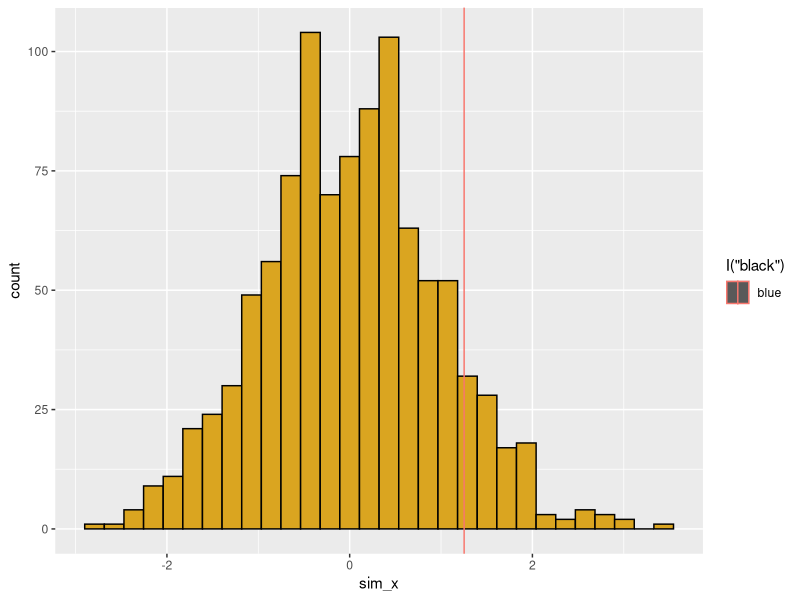

Source code (R): (Note: this script raises an error after producing the figure.)
# -----------------------------------------------------
# Homework 10 
# 06 Apr 2021
# EKG
# -----------------------------------------------------
#
my_vec <- c(rep(0,8),1,3,5)
my_vec <- sample(my_vec)
my_vec

# Using a for loop, write a function to calculate the number of zeroes in a numeric vector. Before entering the loop, set up a counter variable counter <- 0. Inside the loop, add 1 to counter each time you have a zero in the matrix. Finally, use return(counter) for the output.

# -----------------------------------------------------
# FUNCTION zeroes_vector
# description: calculates the number of zeroes in a numeric vector
# inputs: vector containing numerics
# outputs: counter displaying number of zeroes in vector
#######################################################
zeroes_vector <- function(x=NULL) {
if(is.null(x)) {
  my_vec <- c(rep(0,8),1,3,5)
  my_vec <- sample(my_vec)
} # end of if statement
  
counter <- 0
for (i in seq_along(my_vec)) {
  if (my_vec[i]==0) {
    counter <- counter + 1
}  # end of if statement
} # end of for loop
  
  return(counter)
} # end of zeroes_vector
# -----------------------------------------------------
zeroes_vector()

# zeroes_vector function is a sucess!

# Use subsetting instead of a loop to rewrite the function as a single line of code.

# -----------------------------------------------------
# FUNCTION zeroes_vec_new 
# description counts the number of zeroes in a vector
# inputs: vector of any length of numerics
# outputs: counter of the number of zeroes in your vector
#######################################################
zeroes_vec_new <- function(x=NULL) {
  if(is.null(x)) {
    my_vec <- c(rep(0,8),1,3,5)
    my_vec <- sample(my_vec)
  } # end of if statement
# function body

counter <- sum((my_vec)[]==0)
return(counter)

} # end of zeroes_vec_new
# -----------------------------------------------------
zeroes_vec_new()

# new function works as well!

# Write a function that takes as input two integers representing the number of rows and columns in a matrix. The output is a matrix of these dimensions in which each element is the product of the row number x the column number.

# -----------------------------------------------------
# FUNCTION product_matrix 
# description: produced as matrix of given dimension which each element is the product of the row number and column number.
# inputs: two integers representing the number of rows and columns in a matrix.
# outputs: matrix of dimensions where each element is the product of the row number and column number.
#######################################################
product_matrix <- function(n=4,c=4) {
  my_mat <- matrix(NA, nrow=n, ncol=c)
  for (i in 1:nrow(my_mat)) { 
    for(j in 1:ncol(my_mat)) { 
      my_mat[i,j] <- i*j
    } 
  } 
# function body

return(my_mat)

} # end of product_matrix
# -----------------------------------------------------
product_matrix()

# Use the code from the April 8th lecture (Randomization Tests) to design and conduct a randomization test for some of your own data. You will need to modify the functions that read in the data, calculate the metric, and randomize the data. Once those are set up, the program should run correctly calling your new functions. Also, to make your analysis fully repeatable, make sure you set the random number seed at the beginning (use either set.seed() in base R, or char2seed in the TeachingDemos package

# Preliminaries ----------------------------------

library(ggplot2)
library(TeachingDemos)

set.seed(100)
char2seed("espresso withdrawal")
options(digits=10) # optional
char2seed("espresso withdrawal",set=FALSE)

# create treatment groups
trt_group <- c(rep("BoatPresent",5),rep("BoatAbsent",5))
print(trt_group)

# create response variable
z <- c(runif(5) + 10, runif(5) + 2)
print(z)

# combine vectors into a data frame
df <- data.frame(trt=trt_group,res=z)
print(df)

# look at means in the two groups
obs <- tapply(df$res,df$trt,mean)
print(obs)

# create a simulated data set

# set up a new data frame
df_sim <- df
df_sim$res <- sample(df_sim$res)
print(df_sim)

# look at mean in the to groups of randomized data
sim <- tapply(df_sim$res,df_sim$trt,mean)
print(sim)

# build functions ----------------------------------

# -----------------------------------------------------
# FUNCTION read_data 
# description read in (or generate) data set for analysis
# inputs: file name (or nothing, as in this demo)
# outputs: column data frame of observed data (ID,x,y)
#######################################################
read_data <- function(z=NULL) {
  if(is.null(z)) {
    boatpresence <- 1:20
    modulation <- boatpresence + 10*rnorm(20)
    df <- data.frame(ID=seq_along(boatpresence),
                     boatpresence,
                     modulation) }
  #   df <- read.table(file=z,
  #                   header=TRUE
  #                   stringAsFactors=FALSE)
  
  # function body
  
  return(df)
  
} # end of read_data
# -----------------------------------------------------
 read_data()

# -----------------------------------------------------
# FUNCTION get_metric 
# description calculate metric for randomization test
# inputs: 2-column data frame for regression
# outputs: regression slope
#######################################################
get_metric <- function(z=NULL) {
  if(is.null(z)){
    boatpresence <- 1:20
    modulation <- boatpresence + 10*rnorm(20)
    z <- data.frame(ID=seq_along(boatpresence),
                     boatpresence,
                     modulation) }
  
  . <- lm(z[,3]~z[,2])
  . <- summary(.)
  . <- .$coefficients[2,1]
  slope <- .
  
  # function body
  
  return(slope)
  
} # end of get_metric
# -----------------------------------------------------
 get_metric()

# -----------------------------------------------------
# FUNCTION shuffle_data 
# description: randomize data for regression analysis
# inputs: 3 column data frame (ID, xvar, yvar)
# outputs: 3 column data frame (ID, xvar, yvar)
#######################################################
shuffle_data <- function(z=NULL) {
  if(is.null(z)) {
    boatpresence <- 1:20
    modulation <- boatpresence + 10*rnorm(20)
    z <- data.frame(ID=seq_along(boatpresence),
                     boatpresence,
                     modulation) }
  z[,3] <- sample(z[,3])
  
  # function body
  
  return(z)
  
} # end of shuffle_data
# -----------------------------------------------------
shuffle_data()

# -----------------------------------------------------
# FUNCTION get_pval 
# description: calculate p value from simulation
# inputs: list of observed metric and vector of simulated metrics
# outputs: lower and upper tail probability value
#######################################################
get_pval <- function(z=NULL) {
  if(is.null(z)){
    boatpresence <- 1:20
    modulation <- boatpresence + 10*rnorm(20)
    z <- data.frame(ID=seq_along(boatpresence),
                    boatpresence,
                    modulation) }
    z <- list(z[,3], sample(z[,3]))
  p_lower <- mean(z[[2]]<=z[[1]])
  p_upper <- mean(z[[2]]>=z[[1]])
  
  # function body
  
  return(c(pL=p_lower,pU=p_upper))
} 
# end of get_pval
# -----------------------------------------------------
get_pval()

# -----------------------------------------------------
# FUNCTION plot_ran_test 
# description: create a ggplot of histogram of simulated values
# inputs: list of observed metrics and vector of simulated metrics
# outputs: saved ggplot graph
#######################################################
plot_ran_test <- function(z=NULL) {
  
  if(is.null(z)){
    z <- list(rnorm(1),rnorm(1000)) }
  df <- data.frame(ID=seq_along(z[[2]]), sim_x=z[[2]])
  p1 <- ggplot(data=df, mapping=aes(x=sim_x))
  p1 + geom_histogram(mapping=aes(fill=I("goldenrod"),
                                  color=I("black"))) +
    geom_vline(aes(xintercept=z[[1]],col="blue"))
  
  # function body
  
} # end of plot_ran_test
# -----------------------------------------------------
 plot_ran_test()


# Run Analysis ----------------------------------

n_sim <- 1000 # number of simulated data sets
x_sim <- rep(NA,n_sim) # set up empty vector for simulated slopes
df <- read_data() # get fake data
x_obs <- get_metric(df) # get slope of observed data

for (i in seq_len(n_sim)) {
  x_sim[i] <- get_metric(shuffle_data(df))
}

slopes <- list(x_obs,x_sim)
get_pval(slopes)
plot_ran_test(slopes)

# PUT PLOT HERE

# For comparison, calculate in R the standard statistical analysis you would use with these data. How does the p-value compare for the standard test versus the p value you estimated from your randomization test? If the p values seem very different, run the program again with a different starting seed (and/or increase the number of replications in your randomization test). If there are persistent differences in the p value of the standard test versus your randomization, what do you think is responsible for this difference?

# Making a fake data set
boatpresence <- 1:20
modulation <- boatpresence + 10*rnorm(20)
z <- data.frame(ID=seq_along(boatpresence),
                boatpresence,
                modulation)

# Regression analysis in R
reg_model <- lm(modulation~boatpresence, data=z) # lm means linear model

# summary has the elements that we need
summary(reg_model)

z <- unlist(summary(reg_model))

reg_stats <- list(intercept=z$coefficients1,
                  slope=z$coefficients2,
                  intercept_p=z$coefficients7,
                  slope_p=z$coefficients8, # most common for signif
                  r2=z$r.squared)
print(reg_stats)

# The p-value we get from running the linear regression is 0.012, which is not significant. The p-value obtained from the randomization test was 0.65, which is also not significant.
